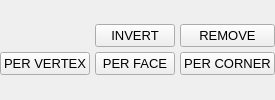
	<widget class="QWidget" name="panelNormalVectors">
	  <property name="sizePolicy">
	    <sizepolicy hsizetype="Expanding" vsizetype="Fixed">
	      <horstretch>0</horstretch>
	      <verstretch>0</verstretch>
	    </sizepolicy>
	  </property>

	  <layout class="QVBoxLayout" name="panelNormalVectorsVBoxLayout">
	    <property name="leftMargin">
	      <number>0</number>
	    </property>
	    <property name="topMargin">
	      <number>0</number>
	    </property>
	    <property name="rightMargin">
	      <number>0</number>
	    </property>
	    <property name="bottomMargin">
	      <number>0</number>
	    </property>
	    <property name="spacing">
	      <number>0</number>
	    </property>

	    <item>
	      <layout class="QGridLayout" name="panelNormalVectorsGridLayout">
		<property name="leftMargin">
		  <number>0</number>
		</property>
		<property name="topMargin">
		  <number>0</number>
		</property>
		<property name="rightMargin">
		  <number>0</number>
		</property>
		<property name="bottomMargin">
		  <number>0</number>
		</property>
		<property name="spacing">
		  <number>5</number>
		</property>


		<!-- row 7 -->

		<item row="0" column="2">
		  <widget class="QPushButton"
			  name="pushButtonSceneGraphNormalInvert">
		    <property name="sizePolicy">
		      <sizepolicy hsizetype="Expanding" vsizetype="Fixed">
			<horstretch>1</horstretch>
			<verstretch>0</verstretch>
		      </sizepolicy>
		    </property>
		    <property name="text">
		      <string>INVERT</string>
		    </property>
		    <property name="font">
		      <font>
			<pointsize>10</pointsize>
		      </font>
		    </property>
		  </widget>
		</item>

		<item row="0" column="3">
		  <widget class="QPushButton"
			  name="pushButtonSceneGraphNormalNone">
		    <property name="sizePolicy">
		      <sizepolicy hsizetype="Expanding" vsizetype="Fixed">
			<horstretch>1</horstretch>
			<verstretch>0</verstretch>
		      </sizepolicy>
		    </property>
		    <property name="text">
		      <string>REMOVE</string>
		    </property>
		    <property name="font">
		      <font>
			<pointsize>10</pointsize>
		      </font>
		    </property>
		  </widget>
		</item>

		<!-- row 8 -->

		<item row="1" column="1">
		  <widget class="QPushButton"
			  name="pushButtonSceneGraphNormalPerVertex">
		    <property name="sizePolicy">
		      <sizepolicy hsizetype="Expanding" vsizetype="Fixed">
			<horstretch>1</horstretch>
			<verstretch>0</verstretch>
		      </sizepolicy>
		    </property>
		    <property name="text">
		      <string>PER VERTEX</string>
		    </property>
		    <property name="font">
		      <font>
			<pointsize>10</pointsize>
		      </font>
		    </property>
		  </widget>
		</item>

		<item row="1" column="2">
		  <widget class="QPushButton"
			  name="pushButtonSceneGraphNormalPerFace">
		    <property name="sizePolicy">
		      <sizepolicy hsizetype="Expanding" vsizetype="Fixed">
			<horstretch>1</horstretch>
			<verstretch>0</verstretch>
		      </sizepolicy>
		    </property>
		    <property name="text">
		      <string>PER FACE</string>
		    </property>
		    <property name="font">
		      <font>
			<pointsize>10</pointsize>
		      </font>
		    </property>
		  </widget>
		</item>

		<item row="1" column="3">
		  <widget class="QPushButton"
			  name="pushButtonSceneGraphNormalPerCorner">
		    <property name="sizePolicy">
		      <sizepolicy hsizetype="Expanding" vsizetype="Fixed">
			<horstretch>1</horstretch>
			<verstretch>0</verstretch>
		      </sizepolicy>
		    </property>
		    <property name="text">
		      <string>PER CORNER</string>
		    </property>
		    <property name="font">
		      <font>
			<pointsize>10</pointsize>
		      </font>
		    </property>
		  </widget>
		</item>

	      </layout>
	    </item>
	  </layout>
	</widget>
